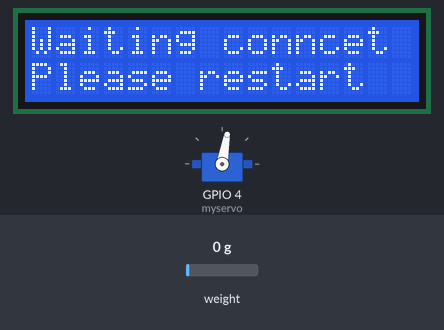
Recording of a sketch running on a simulated ESP8266 (NodeMCU). Parts: servo, 16×2 character LCD. Inputs (shaded band) come from the test bench; at power-on: weight on the scale 0 g. WiFi joins after 1.5 s; servers stay silent unless stated; network time is answered at once with the bench clock; the local clock reads 2024-03-15 10:24:30 at power-on unless the sketch sets it; no MQTT or app messages arrive unless stated; what the sketch prints to the serial monitor is not drawn.

Above: at 2.2 s.
At 6.9 s:
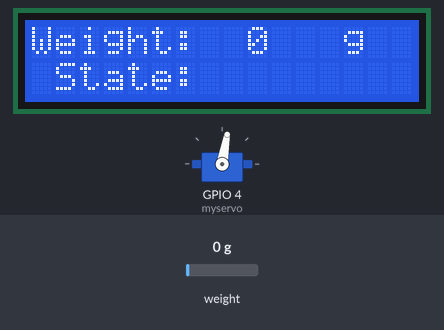
7.0 s: weight on the scale set to 100 g
At 9.6 s:
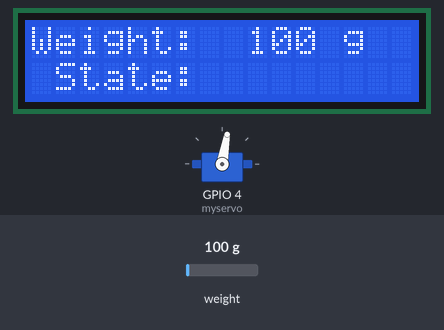
9.9 s: weight on the scale set to 1250 g
At 11.1 s:
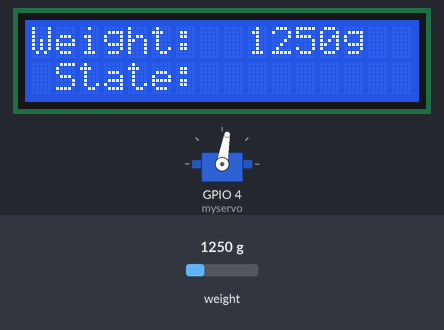
14.9 s: weight on the scale set to 2500 g
At 17.3 s:
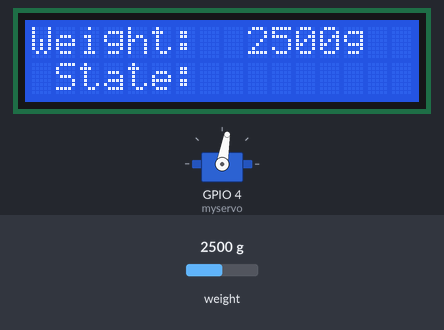
Timing chart, 0 to 18.8 s (numbered marks = the images above; inputs shaded):
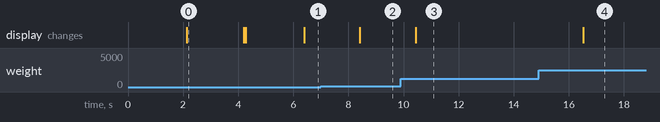

The sketch:

machine2.0.ino
```cpp
#include <ArduinoJson.h>
#include <Servo.h>
#include "HX711.h"
#include <LiquidCrystal_PCF8574.h>
#include <ArduinoMqttClient.h>
#include <NTPClient.h>
#include <WiFiUdp.h>

#if defined(ARDUINO_SAMD_MKRWIFI1010) || defined(ARDUINO_SAMD_NANO_33_IOT) || defined(ARDUINO_AVR_UNO_WIFI_REV2)
  #include <WiFiNINA.h>
#elif defined(ARDUINO_SAMD_MKR1000)
  #include <WiFi101.h>
#elif defined(ARDUINO_ARCH_ESP8266)
  #include <ESP8266WiFi.h>
#elif defined(ARDUINO_PORTENTA_H7_M7) || defined(ARDUINO_NICLA_VISION) || defined(ARDUINO_ARCH_ESP32) || defined(ARDUINO_GIGA) || defined(ARDUINO_OPTA)
  #include <WiFi.h>
#elif defined(ARDUINO_PORTENTA_C33)
  #include <WiFiC3.h>
#elif defined(ARDUINO_UNOR4_WIFI)
  #include <WiFiS3.h>
#endif

#include "arduino_secrets.h"

char ssid[] = SECRET_SSID;
char pass[] = SECRET_PASS;

WiFiClient wifiClient;
MqttClient mqttClient(wifiClient);
Servo myservo;
LiquidCrystal_PCF8574 lcd(0x27);
WiFiUDP ntpUDP;
NTPClient timeClient(ntpUDP, "time.stdtime.gov.tw", 8 * 3600); // UTC time, update every 60 seconds

const int DT_PIN = 7;
const int SCK_PIN = 6;
const int scale_factor = 417;
HX711 scale;
const char broker[] = "test.mosquitto.org";
int port = 1883;
const char topic1[] = "pet/feed/weight";
const char topic2[] = "pet/feed/state";
float weight;
float feedingweight;
unsigned long feedingTime; // Time in minutes (hhmm format)
unsigned long currentTime;
bool feedScheduled = false;
int emptycount = 0;

void setup() {
  myservo.attach(4);
  myservo.write(80);
  Serial.begin(9600);
  while (!Serial) {
    ;
  }

  Serial.println("Initializing the scale");

  scale.begin(DT_PIN, SCK_PIN);
  lcd.begin(16, 2);
  lcd.setBacklight(255);
  lcd.clear();

  // 在 LCD 上顯示初始化訊息
  lcd.setCursor(0, 0);
  lcd.print("Initializing...");
  lcd.setCursor(0, 1);
  lcd.print("Please wait...");

  Serial.println("Before setting up the scale:");
  Serial.println(scale.get_units(5), 0);
  scale.set_scale(scale_factor);
  scale.tare();
  Serial.println("After setting up the scale:");
  Serial.println(scale.get_units(5), 0);
  Serial.println("Readings:");
  Serial.print("Attempting to connect to WPA SSID: ");
  Serial.println(ssid);
  while (WiFi.begin(ssid, pass) != WL_CONNECTED) {
    lcd.clear();
    lcd.setCursor(0, 0);
    lcd.print("Waiting conncet");
    lcd.setCursor(0, 1);
    lcd.print("Please restart");

    delay(1000);
  }

  Serial.println("You're connected to the network");
  Serial.println();

  // 顯示 WiFi 連接資訊
  lcd.clear();
  lcd.setCursor(0, 0);
  lcd.print("WiFi connected:");
  lcd.setCursor(0, 1);
  lcd.print(WiFi.localIP());

  Serial.print("Attempting to connect to the MQTT broker: ");
  Serial.println(broker);

  if (!mqttClient.connect(broker, port)) {
    Serial.print("MQTT connection failed! Error code = ");
    Serial.println(mqttClient.connectError());
    lcd.clear();
    lcd.setCursor(0, 0);
    lcd.print("MQTT Error");
    lcd.setCursor(0, 1);
    lcd.print("Please restart");

    while (1);
  }

  Serial.println("You're connected to the MQTT broker!");
  Serial.println();

  lcd.clear();
  lcd.setCursor(4, 0);
  lcd.print("MQTT:");
  lcd.setCursor(4, 1);
  lcd.print("Connected");

  Serial.print("Subscribing to topic: ");
  Serial.println(topic1);
  Serial.println();
  mqttClient.subscribe(topic1);
  Serial.print("Waiting for messages on topic: ");
  Serial.println(topic1);
  Serial.println();

  timeClient.begin();
}

void loop() {

  mqttClient.poll();
  timeClient.update();
  currentTime = timeClient.getHours() * 100 + timeClient.getMinutes();

  emptycount  = 0;
  if (feedScheduled && currentTime == feedingTime) {
    feed();
    feedScheduled = false;//restart

  }

  mesureweight();
  parseMessage();
}

void parseMessage() {
  int messageSize = mqttClient.parseMessage();
  if (messageSize) {
    Serial.print("Received a message with topic '");
    Serial.print(mqttClient.messageTopic());
    Serial.print("', length ");
    Serial.print(messageSize);
    Serial.println(" bytes:");

    StaticJsonDocument<256> doc;
    DeserializationError error = deserializeJson(doc, mqttClient);

    if (error) {
      Serial.print("deserializeJson() failed: ");
      Serial.println(error.c_str());
      return;
    }

    feedingTime = doc["time"];
    feedingweight = doc["weight"];
    feedScheduled = true;

    Serial.print("Scheduled feeding time: ");
    Serial.println(feedingTime);
    Serial.print("Scheduled feeding weight: ");
    Serial.println(feedingweight);
  }
}

void mesureweight() {
  static unsigned long lastLcdUpdate = 0;
  unsigned long currentMillis = millis();

  Serial.println(scale.get_units(10), 0);

  weight = scale.get_units(10);
  if (weight <= 0) {
    weight = 0;
  }

  scale.power_down();
  delay(1);
  scale.power_up();

  // 更新LCD顯示，每秒更新一次
  if (currentMillis - lastLcdUpdate >= 1000) {
    lastLcdUpdate = currentMillis;
    lcd.clear();
    lcd.setCursor(0, 0);
    lcd.print("Weight: ");
    lcd.setCursor(9, 0);
    lcd.print(weight, 0);
    lcd.setCursor(13, 0);
    lcd.print("g");
    lcd.setCursor(1, 1);
    lcd.print("State: ");
  }
}

void feed() {

  while (feedingweight > weight /*&& emptycount < 4*/) {
    myservo.write(15);  // 打開馬達
    delay(400);  // 適當的延遲時間，以便餵食
    myservo.write(80);  // 關閉馬達

    mesureweight();  // 測量重量
    sendstate();  // 送出狀態

  }

  feedingweight = 0;
}

void sendstate() {
  const char* state = (feedingweight <= weight) ? "Success" : "Failed";

  if (state == "Failed") {
    emptycount++;
  }

  StaticJsonDocument<256> doc;
  doc["state"] = state;

  char jsonBuffer[256];
  serializeJson(doc, jsonBuffer);

  mqttClient.beginMessage(topic2);
  mqttClient.print(jsonBuffer);
  mqttClient.endMessage();

  // 更新LCD狀態
  lcd.setCursor(8, 1);
  lcd.print(state);
  if (state == "Failed") {
    lcd.setCursor(15, 1);
    lcd.print(emptycount);
  }

  Serial.print("Sent state: ");
  Serial.println(state);
  Serial.print("feedingweight: ");
  Serial.println(feedingweight);
  Serial.print("weight: ");
  Serial.println(weight);
}
```

arduino_secrets.h
```cpp
#define SECRET_SSID "xu5546223"
#define SECRET_PASS "12345678"
```

Measured:
- after the input at 7.0 s, the display: changes after 1.4 s (image 2)
- after the input at 9.9 s, the display: changes after 0.54 s (image 3)
- after the input at 14.9 s, the display: changes after 1.6 s (image 4)
- what the display in image 0 shows lasts 2.1 s, from 2.1 s to 4.2 s
